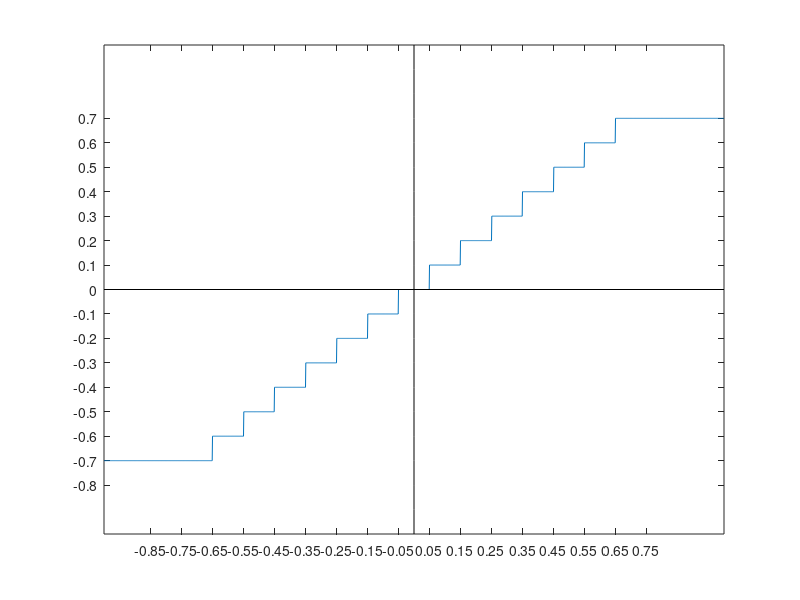

MATLAB code for this plot:
a = -1:0.001:1;
minimum = -0.7;
L = 2^4 - 1 ;
delta = 0.1;
I  = round((a-minimum)./delta);
I(I >= L) = L-1;
I(I<0) = 0;
pq = minimum + I .* delta;
plot(a,pq);
hold on;
plot(zeros(length(-1:0.1:1),1),-1:0.1:1,'k');
plot(-1:0.1:1,zeros(length(-1:0.1:1),1),'k');
yticks([-0.8:0.1:0.7])
xticks([-0.85:0.1:0.75])